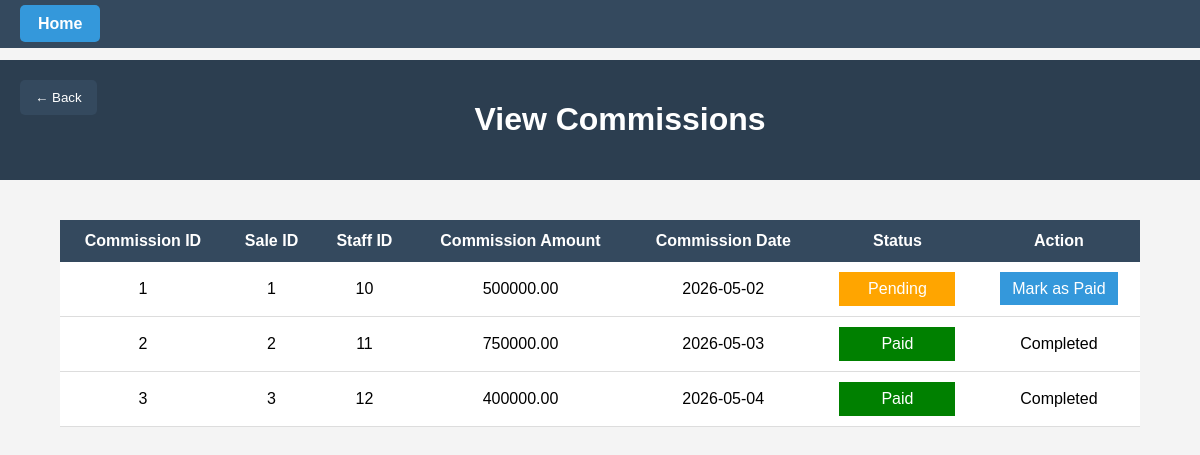
The page /3_Project_Files/land_sales_accounting_system/view_commissions.php on the database its author committed.
### tables this page shows
CREATE TABLE `commissions` (
  `Commission_ID` int(11) NOT NULL,
  `Sale_ID` int(11) NOT NULL,
  `Staff_ID` int(11) DEFAULT NULL,
  `Commission_Amount` decimal(12,2) DEFAULT NULL,
  `Commission_Date` date DEFAULT NULL,
  `Commission_Status` enum('Paid','Pending') DEFAULT NULL
);

### 3_Project_Files/land_sales_accounting_system/view_commissions.php (the view, shortened to what this page needs)
<?php
include 'db_connect.php';
$query = "SELECT * FROM commissions";
$result = mysqli_query($conn, $query);
?>
<!DOCTYPE html>
<html>
<head>
</head>
<body>
<?php include 'navbar.php'; ?>
<button class="back-btn" onclick="history.back()">
    ← Back
</button>
<div class="header">
    <h1>View Commissions</h1>
</div>
<div class="container">
    <table>
        <tr>
            <th>Commission ID</th>
            <th>Sale ID</th>
            <th>Staff ID</th>
            <th>Commission Amount</th>
            <th>Commission Date</th>
            <th>Status</th>
            <th>Action</th>
        </tr>
        <?php
        while($row = mysqli_fetch_assoc($result)){
            $status = $row['Commission_Status'];
            if($status == 'Paid'){
                $statusBadge = "<div style='
                    background:green;
                    color:white;
                    width:100px;
                    padding:8px;
                    margin:auto;
                '>Paid</div>";
            }
            else{
                $statusBadge = "<div style='
                    background:orange;
                    color:white;
                    width:100px;
                    padding:8px;
                    margin:auto;
                '>Pending</div>";
            }
            echo "
            <tr>
                <td>".$row['Commission_ID']."</td>
                <td>".$row['Sale_ID']."</td>
                <td>".$row['Staff_ID']."</td>
                <td>".$row['Commission_Amount']."</td>
                <td>".$row['Commission_Date']."</td>
                <td>$statusBadge</td>
                <td>
            ";
            if($status != 'Paid'){
                echo "
                <a class='btn'
                   href='view_commissions.php?paid=".$row['Commission_ID']."'>
                   Mark as Paid
                </a>
                ";
            }
            else{
                echo "Completed";
            }
            echo "
                </td>
            </tr>
            ";
        }
        ?>
    </table>
</div>
</body>
</html>

### 3_Project_Files/land_sales_accounting_system/view_commissions.php (style rules this page uses)
.back-btn { position: fixed; top: 80px; left: 20px; background: #34495e; color: white; border: none; padding: 10px 15px; cursor: pointer; z-index: 1000; border-radius: 5px; }
body { font-family:Arial; background:#f4f4f4; margin:0; padding:0; }
.header { position:fixed; top:60px; left:0; width:100%; background:#2c3e50; color:white; padding:20px; text-align:center; }
.container { width:90%; margin:auto; margin-top:220px; }
table { width:100%; border-collapse:collapse; background:white; }
th { background:#34495e; color:white; padding:12px; }
td { padding:10px; border-bottom:1px solid #ddd; text-align:center; }
.btn { background:#3498db; color:white; padding:8px 12px; text-decoration:none; }

### rows shown on the page
commissions: Commission_ID "1", Sale_ID "1", Staff_ID "10", Commission_Amount "500000.00", Commission_Date "2026-05-02", Commission_Status "Pending"
commissions: Commission_ID "2", Sale_ID "2", Staff_ID "11", Commission_Amount "750000.00", Commission_Date "2026-05-03", Commission_Status "Paid"
commissions: Commission_ID "3", Sale_ID "3", Staff_ID "12", Commission_Amount "400000.00", Commission_Date "2026-05-04", Commission_Status "Paid"
